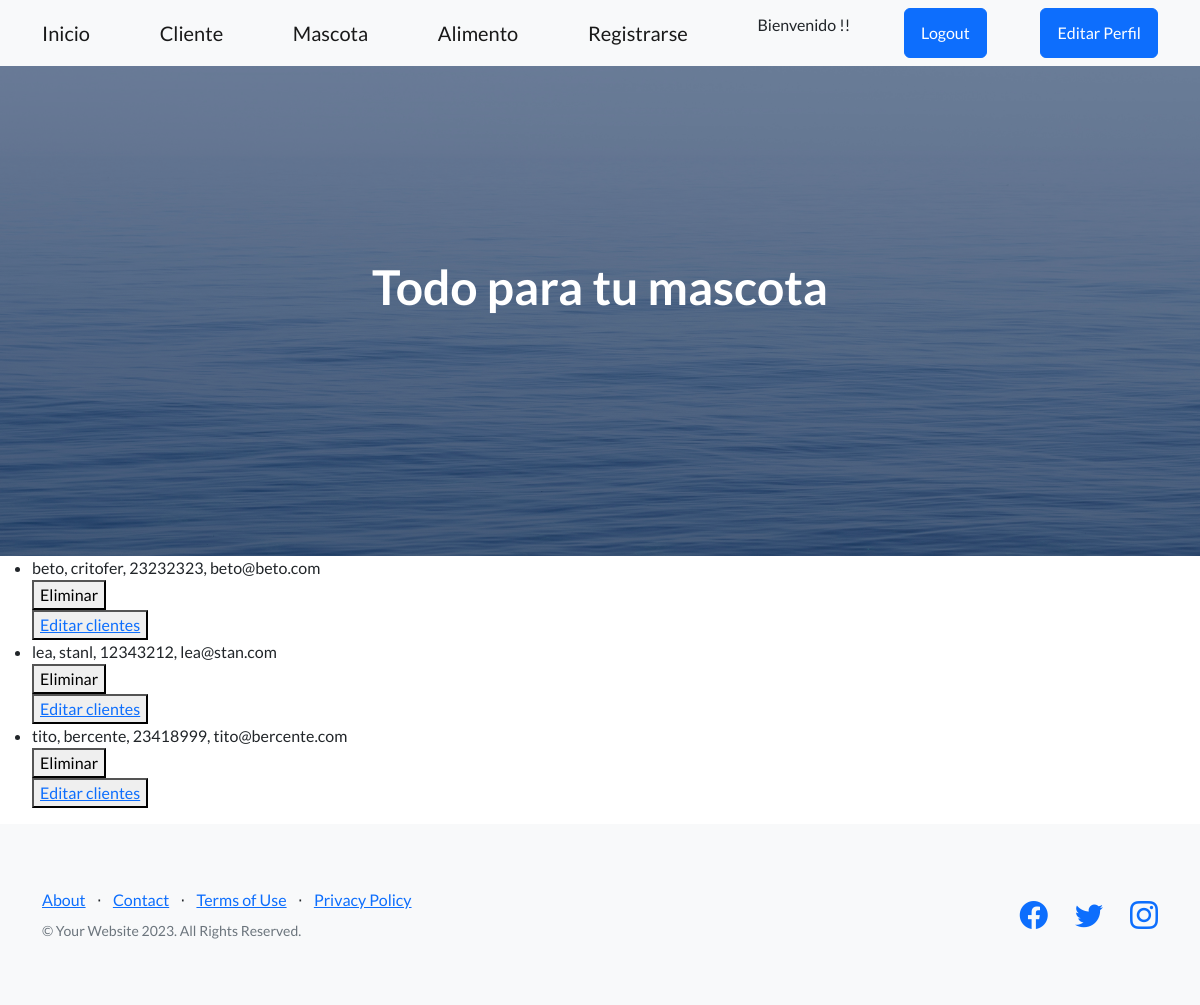
The app's page /app-pet/lista-cliente/ (signed in), older data.
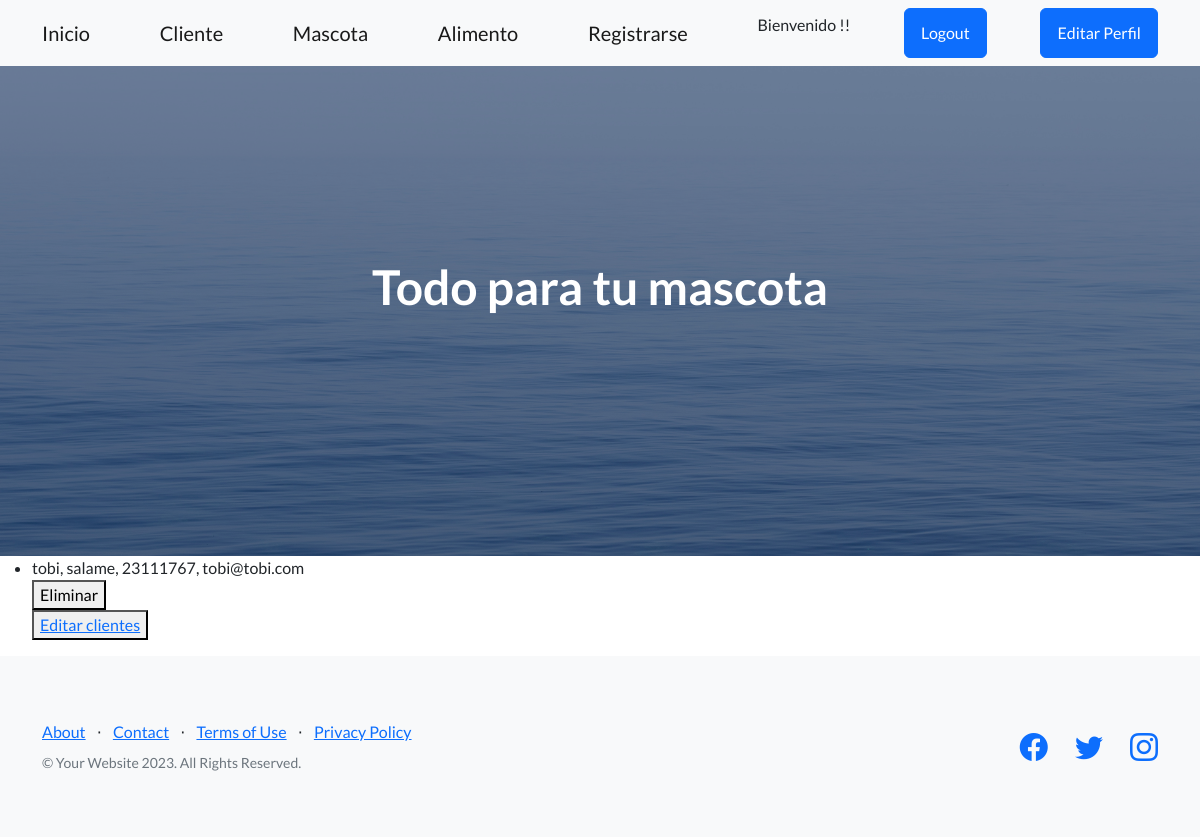
The same page, newer data.
### App_Pet/models.py (models this page shows)
class Cliente(models.Model):
    nombre = models.CharField(max_length=30)
    apellido = models.CharField(max_length=30)
    movil = models.IntegerField()
    email = models.EmailField(null=True)
    def __str__(self):
        return  f'{self.nombre}, {self.apellido}, {self.movil}, {self.email}'
    class Meta():
        ordering = ('nombre', 'movil')

### App_Pet/views.py (the view)
# urls.py: path('lista-cliente/', lista_cliente, name= 'ListaCliente'),
@staff_member_required(login_url='/app-pet/login')
def lista_cliente(request):
    clientes = Cliente.objects.all()
    return render(request, "lista_cliente.html", {"clientes": clientes})

### App_Pet/templates/lista_cliente.html (shortened to what this page needs)
{% extends 'base.html' %}
{% block contenidoQueCambia %}
    <ul>
        {% for cliente in clientes %}
            <li>{{cliente}} </li>
            <div>
                <form action="{% url 'EliminaCliente' cliente.id %}" method="post">{% csrf_token %}
                    <button type="submit">Eliminar</button>
                </form>
                <button>
                    <a href="{% url 'EditarCliente' cliente.id %}">Editar clientes</a>
                </button>
            </div>
        {% endfor %}
    </ul>
{% endblock contenidoQueCambia %}

Row changes from the older to the newer data that the page shows:
removed Cliente: nombre+apellido+movil "beto, critofer, 23232323, beto@beto.com"
removed Cliente: nombre+apellido+movil "lea, stanl, 12343212, lea@stan.com"
removed Cliente: nombre+apellido+movil "tito, bercente, 23418999, tito@bercente.com"
added Cliente: nombre+apellido+movil "tobi, salame, 23111767, tobi@tobi.com"
